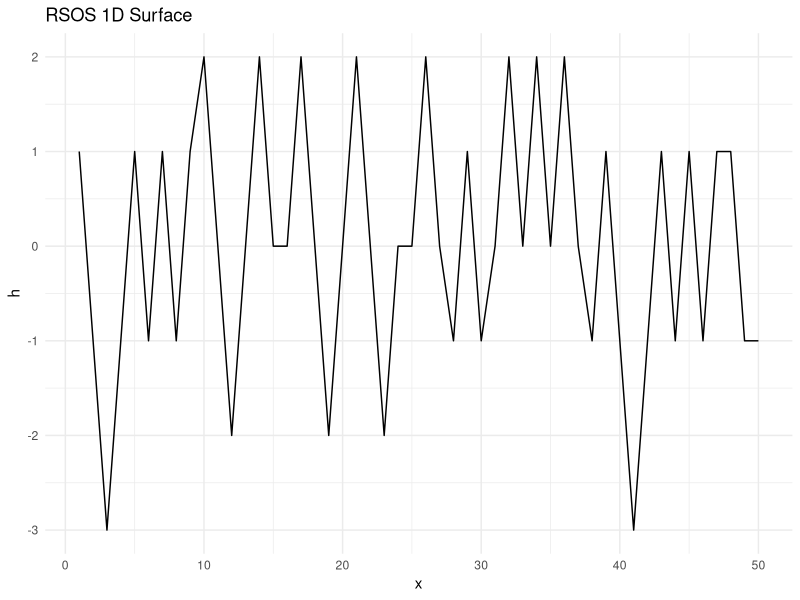
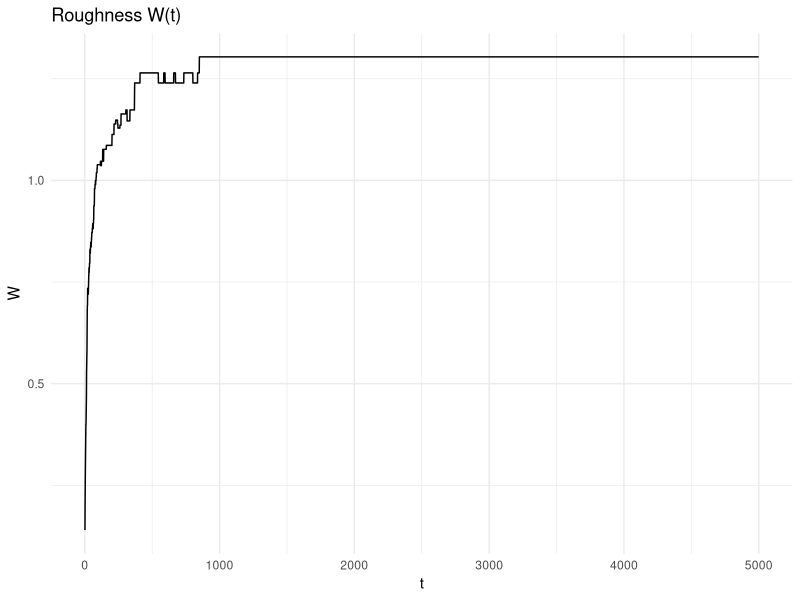

Write R code to recreate these figures, in order.
# Restricted Solid on Solid (RSOS) model in 1 and 2D

# RSOS_surface_growth.R
library(ggplot2)
library(reshape2)

# Compute roughness
roughness <- function(h) {
  mean_val <- mean(h)
  sqrt(mean((h - mean_val)^2))
}

# Two-point correlation function for 2D - simplified averaged 1D axis
two_point_corr <- function(h) {
  L <- nrow(h)
  corr <- numeric(L %/% 2)
  for (r in 1:(L %/% 2)) {
    diffs <- (h - cbind(h[, (r+1):L], h[, 1:r]))
    corr[r] <- mean(diffs^2)
  }
  data.frame(r = 1:(L %/% 2), C_r = corr)
}

# ---- True isotropic radial 2D two-point correlation ----
# Returns height–difference correlation G(r) = < [h(x) - h(x+r)]^2 >
# Radially averaged over all directions with same |r|
two_point_corr_2d_radial <- function(h) {
  L <- nrow(h)
  # Precompute coordinate grid
  coords <- expand.grid(x = 1:L, y = 1:L)
  center_vals <- as.numeric(h[cbind(coords$x, coords$y)])
  
  # All displacements
  dx <- outer(1:L, 1:L, "-")
  dx <- ifelse(dx >  L/2, dx - L,
               ifelse(dx < -L/2, dx + L, dx))
  dy <- t(dx)  # same shape
  
  # Flatten all pairs into displacement vectors
  disps <- expand.grid(dx = 0:(L-1), dy = 0:(L-1))
  disps$dx <- ifelse(disps$dx > L/2, disps$dx - L, disps$dx)
  disps$dy <- ifelse(disps$dy > L/2, disps$dy - L, disps$dy)
  
  # Remove duplicate directions by symmetry (keep unique displacement vectors)
  disps <- unique(disps)
  
  # Bin by radial distance
  disps$r <- sqrt(disps$dx^2 + disps$dy^2)
  disps$rbin <- round(disps$r)  # integer binning
  
  max_r <- floor(sqrt(2) * L / 2)
  G_r <- numeric(max_r)
  counts <- numeric(max_r)
  for (rb in 1:max_r) {
    # Find displacement vectors in this radial bin
    vecs <- subset(disps, rbin == rb)
    if (nrow(vecs) == 0) next
    
    diffsq <- c()
    for (k in 1:nrow(vecs)) {
      dx <- vecs$dx[k]; dy <- vecs$dy[k]
      shifted <- h[((1:L - 1 + dx) %% L) + 1, ((1:L - 1 + dy) %% L) + 1]
      diffsq <- c(diffsq, (as.numeric(h) - as.numeric(shifted))^2)
    }
    G_r[rb] <- mean(diffsq)
    counts[rb] <- length(diffsq)
  }
  
  data.frame(r = 1:max_r, C_r = G_r, count = counts)
}

# ===================== ADDITIONS: spectra + exponents =====================

# 1D structure factor S(k)
structure_factor1d <- function(h1d, detrend = TRUE) {
  N <- length(h1d)
  x <- if (detrend) as.numeric(h1d) - mean(h1d) else as.numeric(h1d)
  Hk <- fft(x)
  S  <- (Mod(Hk)^2) / N
  kraw <- 0:(N-1)
  kabs <- pmin(kraw, N - kraw)
  kmax <- floor(N/2)
  out_k <- 0:kmax
  out_S <- numeric(length(out_k))
  for (i in seq_along(out_k)) {
    mask <- (kabs == out_k[i])
    out_S[i] <- mean(S[mask])
  }
  data.frame(k = out_k, S_k = out_S)
}

# 2D structure factor S(k), radially binned
structure_factor2d <- function(h2d, detrend = TRUE) {
  nr <- nrow(h2d); nc <- ncol(h2d)
  X <- if (detrend) h2d - mean(h2d) else h2d
  Hk <- fft(X)
  S  <- (Mod(Hk)^2) / (nr * nc)
  kx <- 0:(nc-1); kx <- pmin(kx, nc - kx)
  ky <- 0:(nr-1); ky <- pmin(ky, nr - ky)
  K  <- outer(ky, kx, function(a,b) sqrt(a^2 + b^2))
  kmax <- floor(min(nr, nc)/2)
  bins <- 0:kmax
  Sk   <- numeric(kmax + 1)
  for (i in seq_along(bins)) {
    mask <- K >= (bins[i] - 0.5) & K < (bins[i] + 0.5)
    if (!any(mask)) { Sk[i] <- NA_real_; next }
    Sk[i] <- mean(S[mask])
  }
  data.frame(k = bins, S_k = Sk)
}

# Fit alpha from S(k) ~ k^{-(2α + d)}
fit_alpha_from_Sk <- function(Sk_df, d, k_min = NULL, k_max = NULL) {
  df <- Sk_df
  df <- df[is.finite(df$k) & is.finite(df$S_k) & df$k > 0 & df$S_k > 0, ]
  if (nrow(df) < 5) return(list(alpha = NA_real_, slope = NA_real_, r2 = NA_real_, window = c(NA, NA)))
  if (is.null(k_min)) k_min <- as.numeric(quantile(df$k, 0.2))
  if (is.null(k_max)) k_max <- as.numeric(quantile(df$k, 0.6))
  dfw <- df[df$k >= k_min & df$k <= k_max, ]
  if (nrow(dfw) < 3) return(list(alpha = NA_real_, slope = NA_real_, r2 = NA_real_, window = c(k_min, k_max)))
  fit <- lm(log(S_k) ~ log(k), data = dfw)
  slope <- as.numeric(coef(fit)[2])
  alpha <- -(slope + d) / 2
  r2 <- summary(fit)$r.squared
  list(alpha = alpha, slope = slope, r2 = r2, window = c(k_min, k_max))
}

# Growth exponent beta from roughness vs time (early-time window)
estimate_beta <- function(times, widths, t_min_frac = 0.1, t_max_frac = 0.5) {
  n <- length(times)
  if (n < 5) return(list(beta = NA_real_, r2 = NA_real_, idx = integer(0)))
  i1 <- max(1L, floor(n * t_min_frac))
  i2 <- min(n,  ceiling(n * t_max_frac))
  idx <- i1:i2
  xs <- log(pmax(1e-9, times[idx]))
  ys <- log(pmax(1e-12, widths[idx]))
  fit <- lm(ys ~ xs)
  list(beta = as.numeric(coef(fit)[2]),
       r2 = summary(fit)$r.squared,
       idx = idx)
}

estimate_z <- function(alpha, beta) {
  if (!is.finite(alpha) || !is.finite(beta) || beta == 0) return(NA_real_)
  alpha / beta
}

# ===================== END ADDITIONS =====================

# RSOS update rule
rsos_update <- function(h, dim) {
  if (dim == 1) {
    i <- sample(1:length(h), 1)
    left <- h[ifelse(i == 1, length(h), i-1)]
    right <- h[ifelse(i == length(h), 1, i+1)]
    if (abs(h[i] - left) < 2 && abs(h[i] - right) < 2) {
      h[i] <- h[i] + sample(c(-1, 1), 1)
    }
  } else {
    L <- nrow(h)
    i <- sample(1:L, 1)
    j <- sample(1:L, 1)
    neigh <- c(h[ifelse(i == 1, L, i-1), j],
               h[ifelse(i == L, 1, i+1), j],
               h[i, ifelse(j == 1, L, j-1)],
               h[i, ifelse(j == L, 1, j+1)])
    if (all(abs(h[i, j] - neigh) < 2)) {
      h[i, j] <- h[i, j] + sample(c(-1, 1), 1)
    }
  }
  h
}

# Main RSOS runner
run_RSOS <- function(L = 50, T_max = 5000, dim = 1) {
  if (dim == 1) {
    h <- rep(0, L)
    W <- numeric(T_max)
    for (t in 1:T_max) {
      h <- rsos_update(h, 1)
      W[t] <- roughness(h)
    }
    df <- data.frame(x = 1:L, h = h)
    p1 <- ggplot(df, aes(x, h)) + geom_line() +
      ggtitle("RSOS 1D Surface") + theme_minimal()
    p2 <- ggplot(data.frame(t = 1:T_max, W = W),
                 aes(t, W)) + geom_line() +
      ggtitle("Roughness W(t)") + theme_minimal()
    print(p1)
    Sys.sleep(15)
    print(p2)
    
    # -------- Exponent summary (1D) --------
    Sk <- structure_factor1d(h)
    fit_a <- fit_alpha_from_Sk(Sk, d = 1)
    times <- 1:T_max
    fit_b <- estimate_beta(times, W)
    z_est <- estimate_z(fit_a$alpha, fit_b$beta)
    cat("\n[RSOS 1D] alpha(spec) =", signif(fit_a$alpha,4),
        " (slope=", signif(fit_a$slope,4), ", R2=", signif(fit_a$r2,4), ", k-window=", paste(signif(fit_a$window,4), collapse=".."), ")\n",
        "[RSOS 1D] beta =", signif(fit_b$beta,4), " (R2=", signif(fit_b$r2,4), ")\n",
        "[RSOS 1D] z = alpha/beta =", signif(z_est,4), "\n", sep="")
    
  } else {
    h <- matrix(0, L, L)
    W <- numeric(T_max)
    for (t in 1:T_max) {
      h <- rsos_update(h, 2)
      W[t] <- roughness(as.vector(h))
    }
    df <- melt(h)
    
    p1 <- ggplot(df, aes(Var1, Var2, fill = value)) +
      geom_tile() + scale_fill_viridis_c() +
      ggtitle("RSOS 2D Surface") + theme_minimal()
    p2 <- ggplot(data.frame(t = 1:T_max, W = W),
                 aes(t, W)) + geom_line() +
      ggtitle("Roughness W(t)") + theme_minimal()
    
    corr_df <- two_point_corr(h)
    p3 <- ggplot(corr_df, aes(r, C_r)) +
      geom_line() + ggtitle("Two-point Correlation C(r)") + theme_minimal()
    
    #2D radially averaged correlation function
    corr_df_radial_avg <- two_point_corr_2d_radial(h)
    
    p4 <- ggplot(corr_df_radial_avg, aes(r, C_r)) +
      geom_line(linewidth = 0.6) +
      labs(title = "RSOS 2D Isotropic Two-point Correlation",
           x = "r (lattice units)", y = "C(r)") +
      theme_minimal()
    
    print(p1)
    Sys.sleep(15)
    print(p2)
    Sys.sleep(15)
    print(p3)
    Sys.sleep(15)
    print(p4)
    
    # -------- Exponent summary (2D) --------
    Sk <- structure_factor2d(h)
    fit_a <- fit_alpha_from_Sk(Sk, d = 2)
    times <- 1:T_max
    fit_b <- estimate_beta(times, W)
    z_est <- estimate_z(fit_a$alpha, fit_b$beta)
    cat("\n[RSOS 2D] alpha(spec) =", signif(fit_a$alpha,4),
        " (slope=", signif(fit_a$slope,4), ", R2=", signif(fit_a$r2,4), ", k-window=", paste(signif(fit_a$window,4), collapse=".."), ")\n",
        "[RSOS 2D] beta =", signif(fit_b$beta,4), " (R2=", signif(fit_b$r2,4), ")\n",
        "[RSOS 2D] z = alpha/beta =", signif(z_est,4), "\n", sep="")
  }
}

# run it
run_RSOS() #default params
